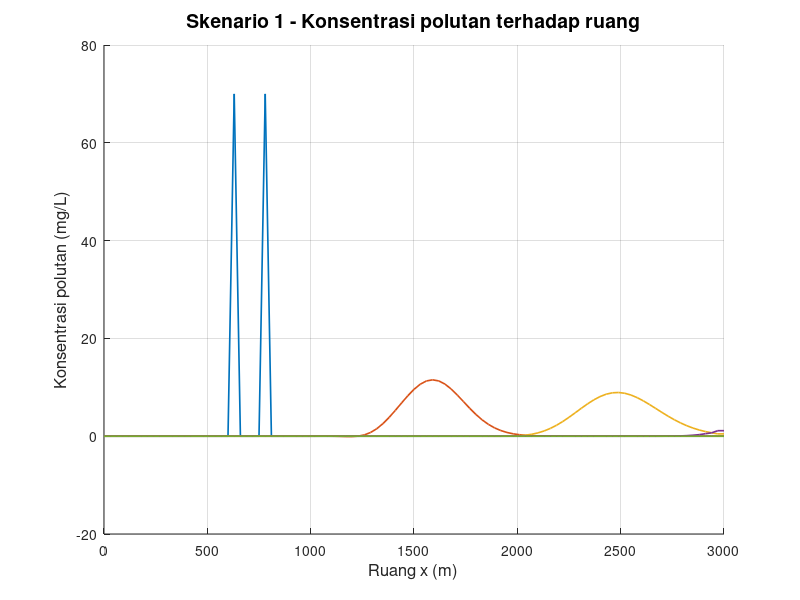

Write MATLAB code to recreate this figure. (Note: this script raises an error after producing the figure.)
clear; clc; close all;

% Feby Syarief Al A`raaf
% 26050124130087
% Oseanografi C
%
% Simulasi persamaan adveksi-difusi 1 dimensi dengan metode Crank-Nicolson
% Sumber grid polutan diskontinu
% Grafik terhadap ruang

x_digit = 0;
y_digit = 8;
z_digit = 7;

C_source = 10 * z_digit;

n_plot = [0 300 600 900 1200];

L = 3000;
T = 7200;

m_diskontinu = [20 + z_digit, 15 + z_digit];

scenario(1).nama = 'Skenario 1';
scenario(1).dx   = 30;
scenario(1).dt   = 6;
scenario(1).u    = 0.5;
scenario(1).D    = 4.0;
scenario(1).m    = m_diskontinu;

scenario(2).nama = 'Skenario 2';
scenario(2).dx   = 30;
scenario(2).dt   = 6;
scenario(2).u    = 0.1;
scenario(2).D    = 2.0;
scenario(2).m    = m_diskontinu;

scenario(3).nama = 'Skenario 3';
scenario(3).dx   = 30;
scenario(3).dt   = 6;
scenario(3).u    = 0.5;
scenario(3).D    = 2.0;
scenario(3).m    = m_diskontinu;

scenario(4).nama = 'Skenario 4';
scenario(4).dx   = 30;
scenario(4).dt   = 6;
scenario(4).u    = 0.1;
scenario(4).D    = 4.0;
scenario(4).m    = m_diskontinu;

folder_output = 'output_Diskontinu_CrankNicolson_Adveksi_Difusi_Terhadap_Ruang';
if ~exist(folder_output, 'dir')
    mkdir(folder_output);
end

for s = 1:numel(scenario)

    fprintf('\n==================================================\n');
    fprintf('Memproses %s\n', scenario(s).nama);

    dx       = scenario(s).dx;
    dt       = scenario(s).dt;
    u        = scenario(s).u;
    D        = scenario(s).D;
    m_source = scenario(s).m;

    x_space = 0:dx:L;
    t_grid  = 0:dt:T;

    Mmax = length(x_space);
    Nmax = length(t_grid) - 1;

    courant = u * dt / dx;
    alpha   = D * dt / dx^2;

    a = u * dt / (4 * dx);
    b = D * dt / (2 * dx^2);

    fprintf('dx = %.3f m, dt = %.3f s, u = %.3f m/s, D = %.3f m^2/s, m = %s\n', ...
        dx, dt, u, D, mat2str(m_source));
    fprintf('Mmax = %d, Nmax = %d\n', Mmax, Nmax);
    fprintf('Courant = %.6f, alpha = %.6f\n', courant, alpha);

    if any(m_source < 2) || any(m_source > Mmax - 1)
        fprintf('%s tidak dapat diproses karena titik sumber terlalu dekat dengan batas/domain tidak valid.\n', ...
            scenario(s).nama);
        continue;
    end

    if any(n_plot > Nmax)
        n_tidak_valid = n_plot(n_plot > Nmax);
        fprintf('%s: n = %s melebihi Nmax = %d, sehingga tidak digrafikkan.\n', ...
            scenario(s).nama, mat2str(n_tidak_valid), Nmax);
    end

    C_old = zeros(Mmax, 1);
    C_new = zeros(Mmax, 1);

    snapshot = NaN(length(n_plot), Mmax);

    A = zeros(Mmax, Mmax);
    B = zeros(Mmax, Mmax);

    A(1, 1) = 1;
    A(1, 2) = -1;
    A(Mmax, Mmax - 1) = -1;
    A(Mmax, Mmax) = 1;

    for i = 2:(Mmax - 1)
        A(i, i - 1) = -a - b;
        A(i, i)     = 1 + 2 * b;
        A(i, i + 1) =  a - b;

        B(i, i - 1) =  a + b;
        B(i, i)     = 1 - 2 * b;
        B(i, i + 1) = -a + b;
    end

    C_old(m_source) = C_source;

    idx0 = find(n_plot == 0, 1);
    if ~isempty(idx0)
        snapshot(idx0, :) = C_old.';
    end

    for n = 1:Nmax

        rhs = B * C_old;
        rhs(1) = 0;
        rhs(Mmax) = 0;

        C_new = A \ rhs;

        idx_snap = find(n_plot == n, 1);
        if ~isempty(idx_snap)
            snapshot(idx_snap, :) = C_new.';
        end

        C_old = C_new;
    end

    fig = figure('Visible', 'off', 'Position', [100 100 1400 600]);
    hold on;

    legend_text = {};

    for k = 1:length(n_plot)
        if all(isnan(snapshot(k, :)))
            continue;
        end
        plot(x_space, snapshot(k, :), 'LineWidth', 1.2);
        legend_text{end + 1} = sprintf('n = %d', n_plot(k));
    end

    grid on;
    xlabel('Ruang x (m)', 'FontSize', 12);
    ylabel('Konsentrasi polutan (mg/L)', 'FontSize', 12);
    title(sprintf('%s - Konsentrasi polutan terhadap ruang', scenario(s).nama), ...
        'FontSize', 14, 'FontWeight', 'bold');

    xlim([x_space(1), x_space(end)]);

    y_max = max(snapshot(:), [], 'omitnan');
    if isempty(y_max) || isnan(y_max) || y_max <= 0
        ylim([0 1]);
    else
        ylim([0, y_max * 1.1]);
    end

    set(gca, 'FontSize', 11);

    if ~isempty(legend_text)
        legend(legend_text, 'Location', 'northwest', ...
            'FontSize', 8, 'NumColumns', 2, 'Box', 'on');
    end

    hold off;

    nama_file = sprintf('crank_nicolson_adveksi_difusi_ruang_diskontinu_skenario_%d.png', s);
    saveas(fig, fullfile(folder_output, nama_file));
    close(fig);

    fprintf('%s selesai diproses.\n', scenario(s).nama);
end

fprintf('\nSemua skenario telah selesai diproses.\n');
